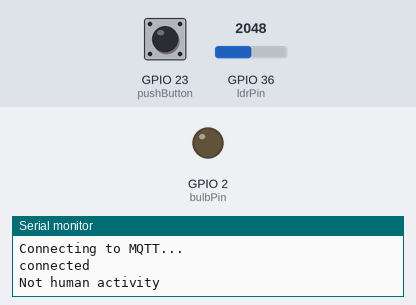
Recording of a sketch running on a simulated ESP32. Parts: output pins drawn as LEDs (lit = HIGH), the last lines printed to the serial monitor. The test bench sets the inputs (shaded band); at power-on: GPIO 23 (pushButton) HIGH, GPIO 36 (ldrPin) = 2048. WiFi joins after 1.5 s; servers stay silent unless stated; no MQTT or app messages arrive unless stated.

Above: at 2.3 s.
2.4 s: GPIO 23 (pushButton) pulled LOW for 1 s
At 3.9 s:
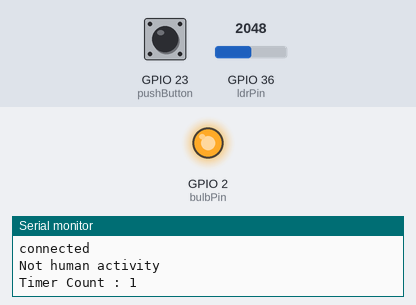
4.9 s: GPIO 36 (ldrPin) set to 2866
At 22.8 s:
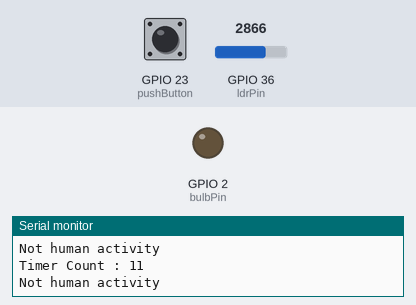
Timing chart, 0 to 23.1 s (numbered marks = the images above; inputs shaded):
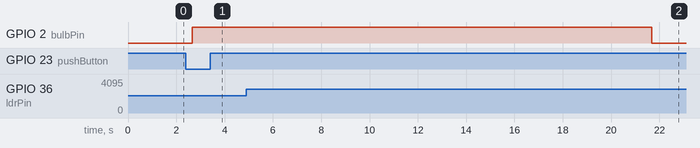

The sketch:

final.ino
```cpp
/*

switch pin 23, internal pull up, set ground
LDR A0 - pin VP, 3.3v 10k,

*/

#include <WiFi.h>
#include <PubSubClient.h>


const char* ssid = "Fed Geek"; // Enter your WiFi name
const char* password =  "11112222"; // Enter WiFi password
const char* mqttServer = "soldier.cloudmqtt.com";
const int mqttPort = 12729;
const char* mqttUser = "ciyajbsc";
const char* mqttPassword = "je1T5MADj3Wi";

WiFiClient espClient;
PubSubClient client(espClient);


int pushButton = 23; //bulb on button pull up
int bulbPin = 2;
int bulbOnTime = 10; // on duration in second
int boundVal=50;  // for ldr
#define ldrPin A0

// sending data
String bState = "off";
String bDuration;


int initLdrVal=0; // ldr value
volatile int interruptCounter;
int totalTimeCounter;

int getLdrValue()
{
  int sensorValue=0;
  for(int i=0; i<10; i++)
  {
    sensorValue += analogRead(ldrPin);
    delay(100);
  }
  return sensorValue/10;
}

hw_timer_t * timer = NULL;
portMUX_TYPE timerMux = portMUX_INITIALIZER_UNLOCKED;

void IRAM_ATTR onTimer()
{
  portENTER_CRITICAL_ISR(&timerMux);
  interruptCounter++;
  portEXIT_CRITICAL_ISR(&timerMux);

}


 // mqtt server callback
void callback(char* topic, byte* payload, unsigned int length)
{

  Serial.print("Message arrived in topic: ");
  Serial.println(topic);

  Serial.print("Message:");
  for (int i = 0; i < length; i++)
  {
    Serial.print((char)payload[i]);
  }

  Serial.println();
  Serial.println("-----------------------");

}


void setup()
{
  initLdrVal = getLdrValue(); // get sensor values
  Serial.begin(9600);

  timer = timerBegin(0, 80, true);  // timer, prescaller, count up
  timerAttachInterrupt(timer, &onTimer, true); // true for interrupt genarate by eadge type
  timerAlarmWrite(timer, 1000000, true); // one second 1000 000 , true for restart
  timerAlarmEnable(timer);

  pinMode(pushButton, INPUT_PULLUP); // for switch
  pinMode(bulbPin, OUTPUT); // for bulb

  // wifi setup
  WiFi.begin(ssid, password);

  if (WiFi.status() != WL_CONNECTED)
  {
    delay(100);
    Serial.println("Connecting to WiFi..");
  }
  Serial.println("Connected to the WiFi network");

  client.setServer(mqttServer, mqttPort);
  client.setCallback(callback);


}

void loop()
{

  // try to connect server
  if (!client.connected())
  {
    Serial.println("Connecting to MQTT...");
    if(client.connect("ESP8266Client", mqttUser, mqttPassword ))
    {
      Serial.println("connected");
    } else
    {
      Serial.print("failed with state ");
      Serial.print(client.state());
      delay(500);

    }
  }


  int buttonState = digitalRead(pushButton);
  // when press on switch
  if(!buttonState)
  {
  totalTimeCounter=0;
  digitalWrite(bulbPin, HIGH);
  delay(500);
  initLdrVal = getLdrValue(); // get sensor values
  Serial.print("Bulb on Init LDR value :- ");
  Serial.println(initLdrVal);

  bState = "On";


  }


  if(totalTimeCounter> bulbOnTime)
  {
  digitalWrite(bulbPin, LOW);
  bState = "Off";

  }


  int checkVal = getLdrValue();
  if((initLdrVal+boundVal)>checkVal and (initLdrVal-boundVal)<checkVal)
  {
    Serial.println("Not human activity");
    //Serial.println(checkVal);
  }else
  {
    Serial.print("Human activity detected, LDR val :- ");
    Serial.println(checkVal);
    totalTimeCounter=0; // zero counter
    initLdrVal = getLdrValue(); // get sensor values
    bDuration ="Reset";
  }


  // data send
  //bDuration = String(totalTimeCounter);
  String sendigData = "Bulb:- " + bState+ "  " + "Duration:- " + bDuration;
  char finalData[32];
  sendigData.toCharArray(finalData, 32);

  client.loop();
  client.publish("HomeData", finalData); //Topic name finalData
  delay(500);

 // timer
  if (interruptCounter > 0)
  {

    portENTER_CRITICAL(&timerMux);
    interruptCounter--;
    portEXIT_CRITICAL(&timerMux);

    totalTimeCounter++;
	bDuration = String(totalTimeCounter);

    Serial.print("Timer Count : ");
    Serial.println(totalTimeCounter);

  }
}
```

Measured:
- after the input at 2.4 s, GPIO 2 (bulbPin): LOW → HIGH after 0.27 s
- after the input at 4.9 s, GPIO 2 (bulbPin): HIGH → LOW after 16.8 s instead of 15.8 s
